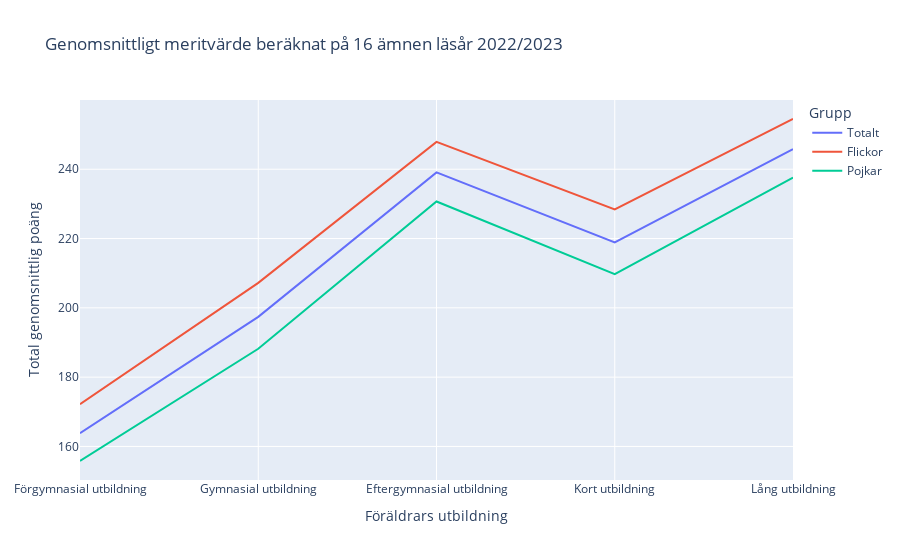

The cell this chart's notebook holds for it:
### Markdown cell above
### Graf 2: Jämförelse på föräldrars utbildning, genomsnitt meritvärde 16 ämnen

### Code cell
fig =px.line(df_stats_16, 
        x="Key", 
        y=["Totalt", "Flickor", "Pojkar"],
        labels={"value": "Total genomsnittlig poäng", "variable": "Grupp", "Key": "Föräldrars utbildning"},
        title="Genomsnittligt meritvärde beräknat på 16 ämnen läsår 2022/2023",
        )
fig.write_html("visualiseringar/Jämförelse på föräldrars utbildning, genomsnitt meritvärde 16 ämnen.html")
fig

### Figure 1 — Plotly figure (JSON) as saved in the notebook; plotly's stock layout.template omitted (floating-point values rounded to 4 significant figures)
{"data": [{"hovertemplate": "Grupp=Totalt<br>Föräldrars utbildning=%{x}<br>Total genomsnittlig poäng=%{y}<extra></extra>", "legendgroup": "Totalt", "line": {"color": "#636efa", "dash": "solid"}, "marker": {"symbol": "circle"}, "mode": "lines", "name": "Totalt", "orientation": "v", "showlegend": true, "type": "scatter", "x": ["Förgymnasial utbildning", "Gymnasial utbildning", "Eftergymnasial utbildning", "Kort utbildning", "Lång utbildning"], "xaxis": "x", "y": [163.8, 197.4, 239.1, 218.9, 245.8], "yaxis": "y"}, {"hovertemplate": "Grupp=Flickor<br>Föräldrars utbildning=%{x}<br>Total genomsnittlig poäng=%{y}<extra></extra>", "legendgroup": "Flickor", "line": {"color": "#EF553B", "dash": "solid"}, "marker": {"symbol": "circle"}, "mode": "lines", "name": "Flickor", "orientation": "v", "showlegend": true, "type": "scatter", "x": ["Förgymnasial utbildning", "Gymnasial utbildning", "Eftergymnasial utbildning", "Kort utbildning", "Lång utbildning"], "xaxis": "x", "y": [172.2, 207.2, 247.9, 228.4, 254.5], "yaxis": "y"}, {"hovertemplate": "Grupp=Pojkar<br>Föräldrars utbildning=%{x}<br>Total genomsnittlig poäng=%{y}<extra></extra>", "legendgroup": "Pojkar", "line": {"color": "#00cc96", "dash": "solid"}, "marker": {"symbol": "circle"}, "mode": "lines", "name": "Pojkar", "orientation": "v", "showlegend": true, "type": "scatter", "x": ["Förgymnasial utbildning", "Gymnasial utbildning", "Eftergymnasial utbildning", "Kort utbildning", "Lång utbildning"], "xaxis": "x", "y": [155.8, 188.2, 230.7, 209.7, 237.6], "yaxis": "y"}], "layout": {"legend": {"title": {"text": "Grupp"}, "tracegroupgap": 0}, "title": {"text": "Genomsnittligt meritvärde beräknat på 16 ämnen läsår 2022/2023"}, "xaxis": {"anchor": "y", "domain": [0, 1], "title": {"text": "Föräldrars utbildning"}}, "yaxis": {"anchor": "x", "domain": [0, 1], "title": {"text": "Total genomsnittlig poäng"}}}}
